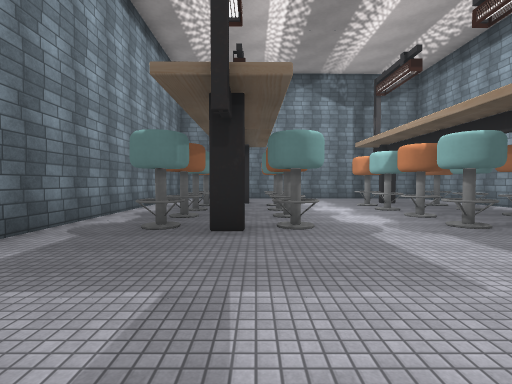
view 1 (above)

16 first-person views from a walk through a scene from a Unity 3-D project. The camera is 1.5 m above the floor, tilts 2° down and sees 85° across. The floor is counted in squares, 2 m on a side. Each view is taken from the middle of a square. On the plan, view 1 faces up. The plan holds only what a view shows up to about 10 squares ahead; the rest is blank. The place goes on beyond the plan. The player is left out. Some animated figures are not drawn. Some surface patterns are stand-ins.

view 2
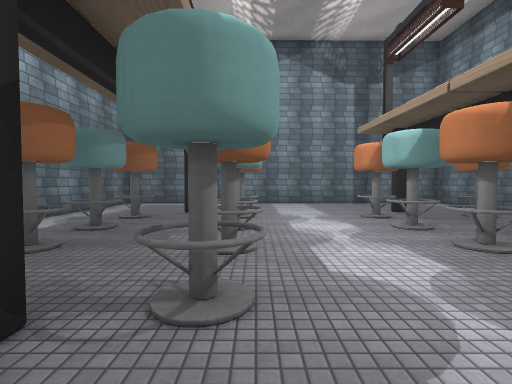

view 3
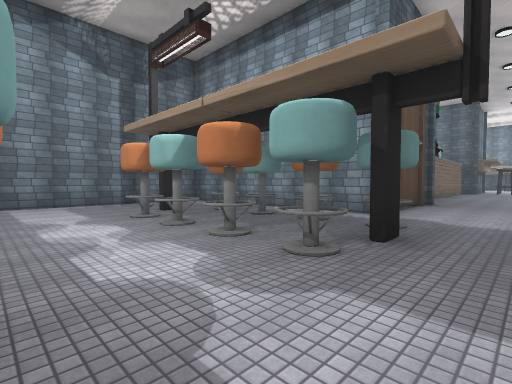

view 4
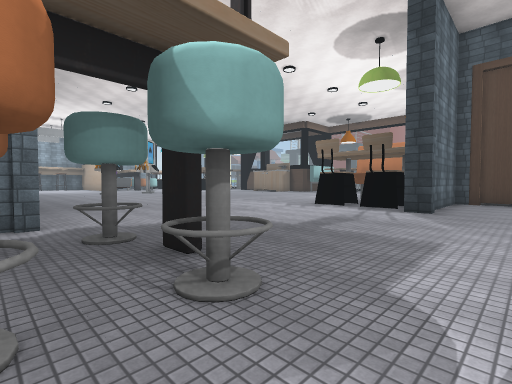

view 5
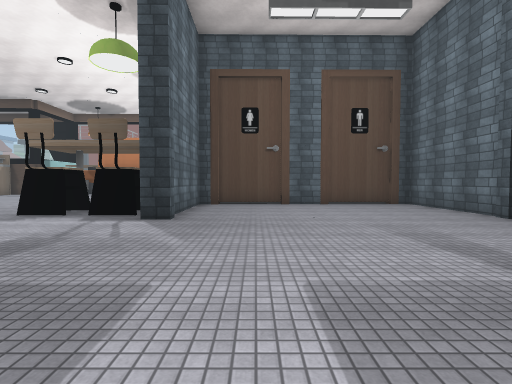

view 6
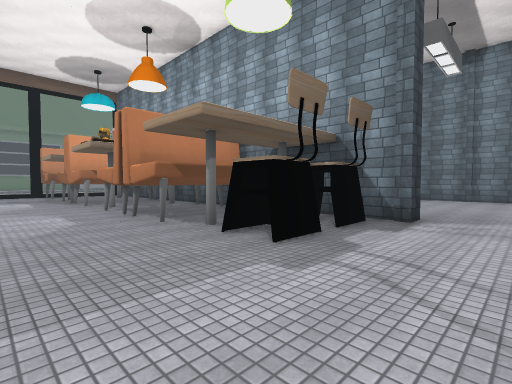

view 7
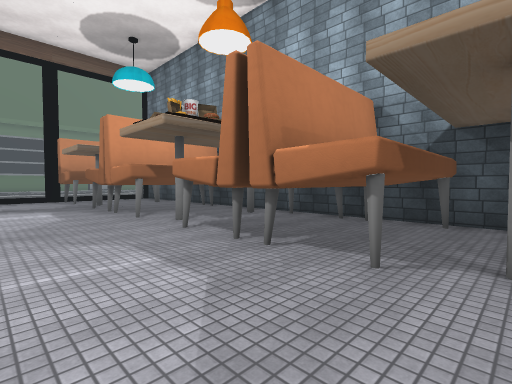

view 8
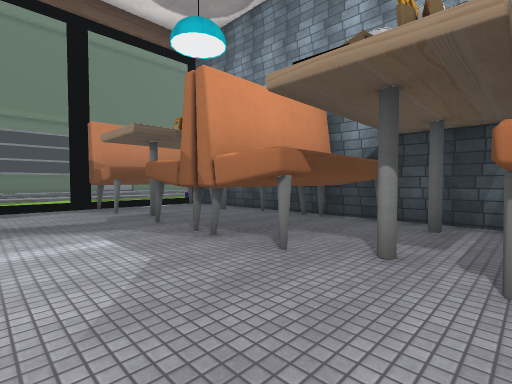

view 9
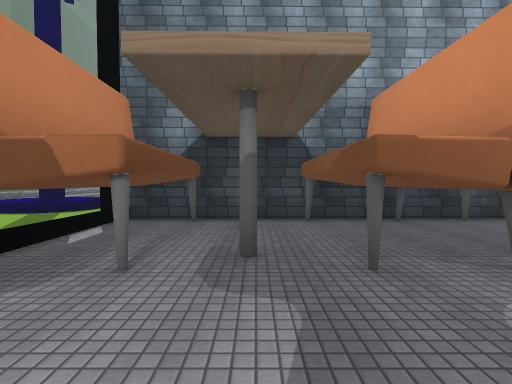

view 10
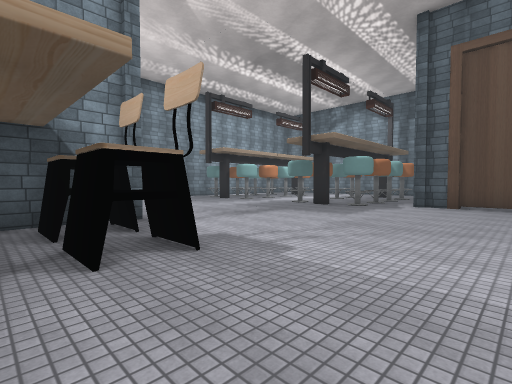

view 11
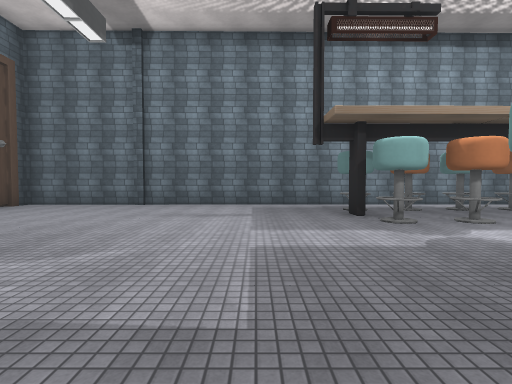

view 12
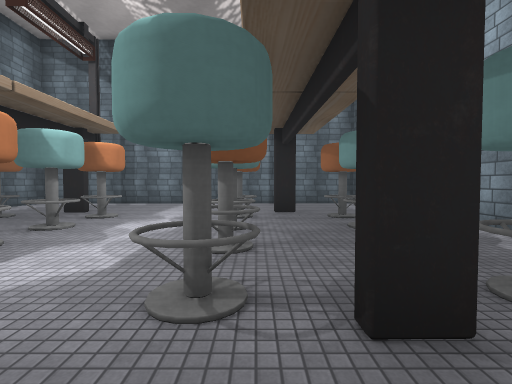

view 13
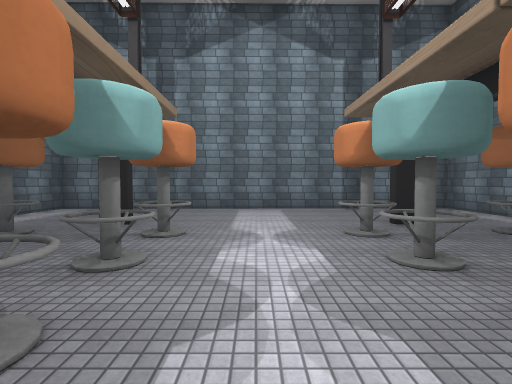

view 14
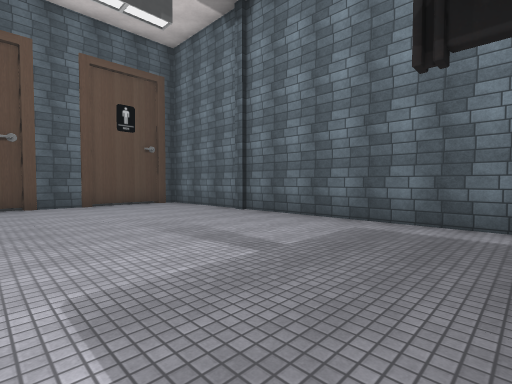

view 15
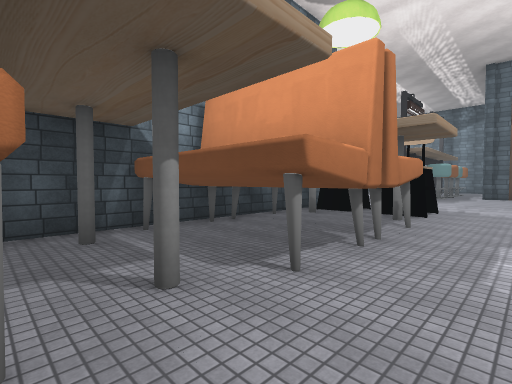

view 16
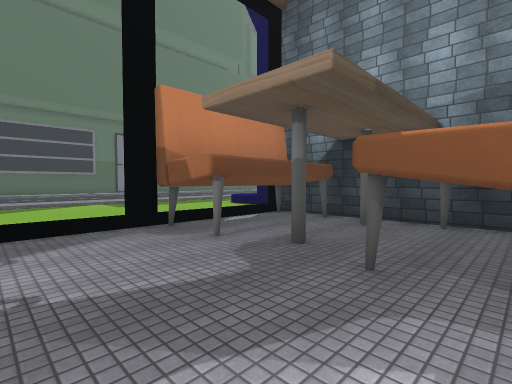

### Floor plan
Points are (right, up) in squares from view 1. A wall is a line through its corners. A room is listed if a view was taken in it or the views show most of it. See-through windows are left out.
Room 1 (views 1, 2, 3, 4, 5, 6, 7, 8, 9, 10, 11, 12, 13, 14, 15, 16)
walls: (5.1, 4.3) (4.5, 4.3); (4.5, 4.5) (5.1, 4.5); (7.4, 5.2) (7.4, 5.7); (-0.1, 4.2) (-0.8, 4.2); (10.6, 5.6) (7.6, 5.5) (7.5, 13) (-3.5, 12.8) (-3.3, -5.7) (3.9, -5.6) (3.9, -1.6) (4.2, -1.6) (4.4, -17.2); (5, 10) (4.4, 9.9); (-0.2, 9.9) (-0.8, 9.9); (5.5, -16.7) (8.5, -16.7)
ways out: opening at (5.5, -17); opening at (9.5, -17)
objects: stool (-2, 5); stool (-2, 6); stool (-2, 8); stool (-2, 9); stool (1, 5); stool (1, 6); stool (1, 8); stool (1, 9); stool (4, 5); stool (4, 6); stool (4, 8); stool (4, 9); other object (5, -17) to (7, -15); other object (5, -14); other object (5, -13) to (7, -12); other object (5, -11) to (7, -10); other object (5, -9); other object (5, -8) to (7, -7); other object (5, -6) to (7, -5); other object (5, -4); chair (5, -3); stool (6, 5); stool (6, 6); stool (6, 8); stool (6, 9); other object (7, -14); other object (7, -9); other object (7, -4); chair (7, -3)

Positions as (right, up) in squares from view 1, and headings:
1: (0, 0), facing up
2: (1, 3), facing up
3: (1, 3), facing up-right
4: (2, 6), facing down-right
5: (2, 4), facing down
6: (10, 0), facing down-left
7: (10, -4), facing down-left
8: (10, -8), facing down-left
9: (10, -14), facing left
10: (10, -4), facing up-left
11: (6, 2), facing left
12: (4, 3), facing up
13: (2, 5), facing up
14: (2, 4), facing down-left
15: (9, -10), facing up-left
16: (10, -12), facing down-left
